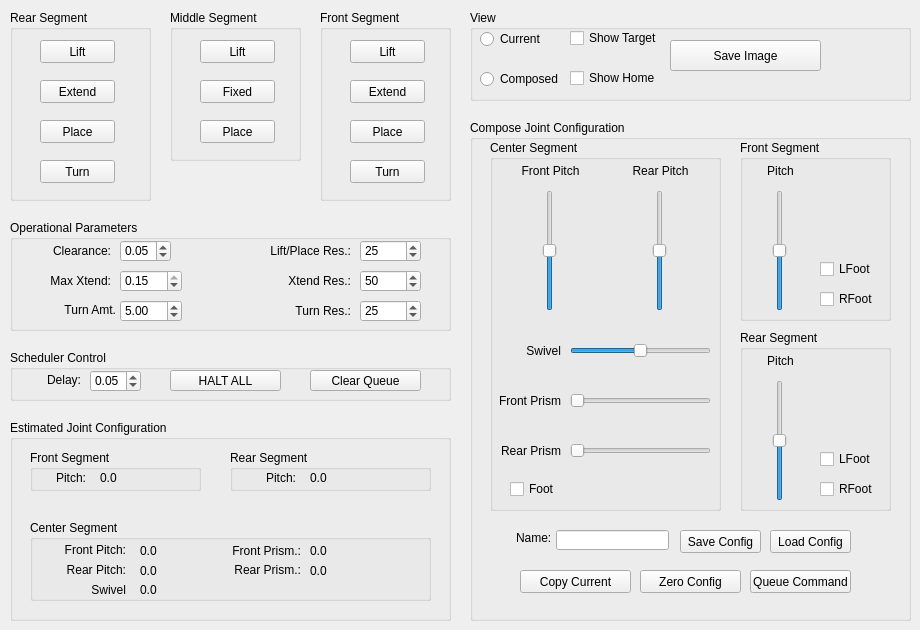
    <widget class="QWidget" name="tab_2">
     <attribute name="title">
      <string>Joint Configuration</string>
     </attribute>
     <widget class="QGroupBox" name="groupBox">
      <property name="geometry">
       <rect>
        <x>10</x>
        <y>420</y>
        <width>441</width>
        <height>201</height>
       </rect>
      </property>
      <property name="title">
       <string>Estimated Joint Configuration</string>
      </property>
      <widget class="QLabel" name="label_7">
       <property name="geometry">
        <rect>
         <x>20</x>
         <y>40</y>
         <width>111</width>
         <height>16</height>
        </rect>
       </property>
       <property name="text">
        <string/>
       </property>
      </widget>
      <widget class="QGroupBox" name="groupBox_2">
       <property name="geometry">
        <rect>
         <x>20</x>
         <y>30</y>
         <width>171</width>
         <height>41</height>
        </rect>
       </property>
       <property name="title">
        <string>Front Segment</string>
       </property>
       <widget class="QLabel" name="label_15">
        <property name="geometry">
         <rect>
          <x>10</x>
          <y>20</y>
          <width>46</width>
          <height>16</height>
         </rect>
        </property>
        <property name="text">
         <string>Pitch:</string>
        </property>
        <property name="alignment">
         <set>Qt::AlignRight|Qt::AlignTrailing|Qt::AlignVCenter</set>
        </property>
       </widget>
       <widget class="QLabel" name="front_pitch_lbl">
        <property name="geometry">
         <rect>
          <x>70</x>
          <y>20</y>
          <width>61</width>
          <height>16</height>
         </rect>
        </property>
        <property name="text">
         <string>0.0</string>
        </property>
        <property name="alignment">
         <set>Qt::AlignLeading|Qt::AlignLeft|Qt::AlignVCenter</set>
        </property>
       </widget>
      </widget>
      <widget class="QGroupBox" name="groupBox_4">
       <property name="geometry">
        <rect>
         <x>220</x>
         <y>30</y>
         <width>201</width>
         <height>41</height>
        </rect>
       </property>
       <property name="title">
        <string>Rear Segment</string>
       </property>
       <widget class="QLabel" name="label_18">
        <property name="geometry">
         <rect>
          <x>20</x>
          <y>20</y>
          <width>46</width>
          <height>16</height>
         </rect>
        </property>
        <property name="text">
         <string>Pitch:</string>
        </property>
        <property name="alignment">
         <set>Qt::AlignRight|Qt::AlignTrailing|Qt::AlignVCenter</set>
        </property>
       </widget>
       <widget class="QLabel" name="rear_pitch_lbl">
        <property name="geometry">
         <rect>
          <x>80</x>
          <y>20</y>
          <width>61</width>
          <height>16</height>
         </rect>
        </property>
        <property name="text">
         <string>0.0</string>
        </property>
        <property name="alignment">
         <set>Qt::AlignLeading|Qt::AlignLeft|Qt::AlignVCenter</set>
        </property>
       </widget>
      </widget>
      <widget class="QGroupBox" name="groupBox_3">
       <property name="geometry">
        <rect>
         <x>20</x>
         <y>100</y>
         <width>401</width>
         <height>81</height>
        </rect>
       </property>
       <property name="title">
        <string>Center Segment</string>
       </property>
       <widget class="QLabel" name="label_20">
        <property name="geometry">
         <rect>
          <x>25</x>
          <y>20</y>
          <width>71</width>
          <height>20</height>
         </rect>
        </property>
        <property name="text">
         <string>Front Pitch:</string>
        </property>
        <property name="alignment">
         <set>Qt::AlignRight|Qt::AlignTrailing|Qt::AlignVCenter</set>
        </property>
       </widget>
       <widget class="QLabel" name="center_fpitch_lbl">
        <property name="geometry">
         <rect>
          <x>110</x>
          <y>20</y>
          <width>61</width>
          <height>21</height>
         </rect>
        </property>
        <property name="text">
         <string>0.0</string>
        </property>
        <property name="alignment">
         <set>Qt::AlignLeading|Qt::AlignLeft|Qt::AlignVCenter</set>
        </property>
       </widget>
       <widget class="QLabel" name="center_rpitch_lbl">
        <property name="geometry">
         <rect>
          <x>110</x>
          <y>40</y>
          <width>61</width>
          <height>21</height>
         </rect>
        </property>
        <property name="text">
         <string>0.0</string>
        </property>
        <property name="alignment">
         <set>Qt::AlignLeading|Qt::AlignLeft|Qt::AlignVCenter</set>
        </property>
       </widget>
       <widget class="QLabel" name="label_22">
        <property name="geometry">
         <rect>
          <x>25</x>
          <y>40</y>
          <width>71</width>
          <height>20</height>
         </rect>
        </property>
        <property name="text">
         <string>Rear Pitch:</string>
        </property>
        <property name="alignment">
         <set>Qt::AlignRight|Qt::AlignTrailing|Qt::AlignVCenter</set>
        </property>
       </widget>
       <widget class="QLabel" name="center_swivel_lbl">
        <property name="geometry">
         <rect>
          <x>110</x>
          <y>60</y>
          <width>61</width>
          <height>20</height>
         </rect>
        </property>
        <property name="text">
         <string>0.0</string>
        </property>
        <property name="alignment">
         <set>Qt::AlignLeading|Qt::AlignLeft|Qt::AlignVCenter</set>
        </property>
       </widget>
       <widget class="QLabel" name="label_24">
        <property name="geometry">
         <rect>
          <x>50</x>
          <y>60</y>
          <width>46</width>
          <height>20</height>
         </rect>
        </property>
        <property name="text">
         <string>Swivel</string>
        </property>
        <property name="alignment">
         <set>Qt::AlignRight|Qt::AlignTrailing|Qt::AlignVCenter</set>
        </property>
       </widget>
       <widget class="QLabel" name="center_fprism_lbl">
        <property name="geometry">
         <rect>
          <x>280</x>
          <y>20</y>
          <width>61</width>
          <height>21</height>
         </rect>
        </property>
        <property name="text">
         <string>0.0</string>
        </property>
        <property name="alignment">
         <set>Qt::AlignLeading|Qt::AlignLeft|Qt::AlignVCenter</set>
        </property>
       </widget>
       <widget class="QLabel" name="label_26">
        <property name="geometry">
         <rect>
          <x>190</x>
          <y>20</y>
          <width>81</width>
          <height>21</height>
         </rect>
        </property>
        <property name="text">
         <string>Front Prism.:</string>
        </property>
        <property name="alignment">
         <set>Qt::AlignRight|Qt::AlignTrailing|Qt::AlignVCenter</set>
        </property>
       </widget>
       <widget class="QLabel" name="center_rprism_lbl">
        <property name="geometry">
         <rect>
          <x>280</x>
          <y>40</y>
          <width>61</width>
          <height>21</height>
         </rect>
        </property>
        <property name="text">
         <string>0.0</string>
        </property>
        <property name="alignment">
         <set>Qt::AlignLeading|Qt::AlignLeft|Qt::AlignVCenter</set>
        </property>
       </widget>
       <widget class="QLabel" name="label_28">
        <property name="geometry">
         <rect>
          <x>190</x>
          <y>40</y>
          <width>81</width>
          <height>20</height>
         </rect>
        </property>
        <property name="text">
         <string>Rear Prism.:</string>
        </property>
        <property name="alignment">
         <set>Qt::AlignRight|Qt::AlignTrailing|Qt::AlignVCenter</set>
        </property>
       </widget>
      </widget>
     </widget>
     <widget class="QGroupBox" name="groupBox_7">
      <property name="geometry">
       <rect>
        <x>470</x>
        <y>120</y>
        <width>441</width>
        <height>501</height>
       </rect>
      </property>
      <property name="title">
       <string>Compose Joint Configuration</string>
      </property>
      <widget class="QPushButton" name="load_config">
       <property name="geometry">
        <rect>
         <x>300</x>
         <y>410</y>
         <width>81</width>
         <height>23</height>
        </rect>
       </property>
       <property name="text">
        <string>Load Config</string>
       </property>
      </widget>
      <widget class="QPushButton" name="copy_current">
       <property name="geometry">
        <rect>
         <x>50</x>
         <y>450</y>
         <width>111</width>
         <height>23</height>
        </rect>
       </property>
       <property name="text">
        <string>Copy Current</string>
       </property>
      </widget>
      <widget class="QPushButton" name="save_config">
       <property name="geometry">
        <rect>
         <x>210</x>
         <y>410</y>
         <width>81</width>
         <height>23</height>
        </rect>
       </property>
       <property name="text">
        <string>Save Config</string>
       </property>
      </widget>
      <widget class="QPushButton" name="zero_config">
       <property name="geometry">
        <rect>
         <x>170</x>
         <y>450</y>
         <width>101</width>
         <height>23</height>
        </rect>
       </property>
       <property name="text">
        <string>Zero Config</string>
       </property>
      </widget>
      <widget class="QPushButton" name="queue_command">
       <property name="geometry">
        <rect>
         <x>280</x>
         <y>450</y>
         <width>101</width>
         <height>23</height>
        </rect>
       </property>
       <property name="text">
        <string>Queue Command</string>
       </property>
      </widget>
      <widget class="QLabel" name="label_87">
       <property name="geometry">
        <rect>
         <x>46</x>
         <y>410</y>
         <width>41</width>
         <height>16</height>
        </rect>
       </property>
       <property name="text">
        <string>Name:</string>
       </property>
      </widget>
      <widget class="QLineEdit" name="config_name">
       <property name="geometry">
        <rect>
         <x>86</x>
         <y>410</y>
         <width>113</width>
         <height>20</height>
        </rect>
       </property>
      </widget>
      <widget class="QGroupBox" name="groupBox_5">
       <property name="geometry">
        <rect>
         <x>270</x>
         <y>20</y>
         <width>151</width>
         <height>181</height>
        </rect>
       </property>
       <property name="title">
        <string>Front Segment</string>
       </property>
       <widget class="QCheckBox" name="foot_front_left_check">
        <property name="geometry">
         <rect>
          <x>80</x>
          <y>120</y>
          <width>71</width>
          <height>18</height>
         </rect>
        </property>
        <property name="text">
         <string>LFoot</string>
        </property>
       </widget>
       <widget class="QCheckBox" name="foot_front_right_check">
        <property name="geometry">
         <rect>
          <x>80</x>
          <y>150</y>
          <width>71</width>
          <height>18</height>
         </rect>
        </property>
        <property name="text">
         <string>RFoot</string>
        </property>
       </widget>
       <widget class="QSlider" name="front_pitch_sld">
        <property name="geometry">
         <rect>
          <x>30</x>
          <y>50</y>
          <width>20</width>
          <height>121</height>
         </rect>
        </property>
        <property name="minimum">
         <number>-30</number>
        </property>
        <property name="maximum">
         <number>30</number>
        </property>
        <property name="orientation">
         <enum>Qt::Vertical</enum>
        </property>
       </widget>
       <widget class="QLabel" name="label_34">
        <property name="geometry">
         <rect>
          <x>20</x>
          <y>20</y>
          <width>41</width>
          <height>21</height>
         </rect>
        </property>
        <property name="text">
         <string>Pitch</string>
        </property>
        <property name="alignment">
         <set>Qt::AlignCenter</set>
        </property>
       </widget>
      </widget>
      <widget class="QGroupBox" name="groupBox_8">
       <property name="geometry">
        <rect>
         <x>270</x>
         <y>210</y>
         <width>151</width>
         <height>181</height>
        </rect>
       </property>
       <property name="title">
        <string>Rear Segment</string>
       </property>
       <widget class="QCheckBox" name="foot_rear_right_check">
        <property name="geometry">
         <rect>
          <x>80</x>
          <y>150</y>
          <width>71</width>
          <height>18</height>
         </rect>
        </property>
        <property name="text">
         <string>RFoot</string>
        </property>
       </widget>
       <widget class="QCheckBox" name="foot_rear_left_check">
        <property name="geometry">
         <rect>
          <x>80</x>
          <y>120</y>
          <width>71</width>
          <height>18</height>
         </rect>
        </property>
        <property name="text">
         <string>LFoot</string>
        </property>
       </widget>
       <widget class="QSlider" name="rear_pitch_sld">
        <property name="geometry">
         <rect>
          <x>30</x>
          <y>50</y>
          <width>20</width>
          <height>121</height>
         </rect>
        </property>
        <property name="minimum">
         <number>-30</number>
        </property>
        <property name="maximum">
         <number>30</number>
        </property>
        <property name="orientation">
         <enum>Qt::Vertical</enum>
        </property>
       </widget>
       <widget class="QLabel" name="label_39">
        <property name="geometry">
         <rect>
          <x>20</x>
          <y>20</y>
          <width>41</width>
          <height>21</height>
         </rect>
        </property>
        <property name="text">
         <string>Pitch</string>
        </property>
        <property name="alignment">
         <set>Qt::AlignCenter</set>
        </property>
       </widget>
      </widget>
      <widget class="QGroupBox" name="groupBox_9">
       <property name="geometry">
        <rect>
         <x>20</x>
         <y>20</y>
         <width>231</width>
         <height>371</height>
        </rect>
       </property>
       <property name="title">
        <string>Center Segment</string>
       </property>
       <widget class="QLabel" name="label_35">
        <property name="geometry">
         <rect>
          <x>0</x>
          <y>250</y>
          <width>71</width>
          <height>21</height>
         </rect>
        </property>
        <property name="text">
         <string>Front Prism</string>
        </property>
        <property name="alignment">
         <set>Qt::AlignRight|Qt::AlignTrailing|Qt::AlignVCenter</set>
        </property>
       </widget>
       <widget class="QLabel" name="label_33">
        <property name="geometry">
         <rect>
          <x>20</x>
          <y>20</y>
          <width>81</width>
          <height>21</height>
         </rect>
        </property>
        <property name="text">
         <string>Front Pitch</string>
        </property>
        <property name="alignment">
         <set>Qt::AlignCenter</set>
        </property>
       </widget>
       <widget class="QCheckBox" name="foot_center_check">
        <property name="geometry">
         <rect>
          <x>20</x>
          <y>340</y>
          <width>61</width>
          <height>18</height>
         </rect>
        </property>
        <property name="text">
         <string>Foot</string>
        </property>
       </widget>
       <widget class="QSlider" name="center_pitchf_sld">
        <property name="geometry">
         <rect>
          <x>50</x>
          <y>50</y>
          <width>20</width>
          <height>121</height>
         </rect>
        </property>
        <property name="minimum">
         <number>-30</number>
        </property>
        <property name="maximum">
         <number>30</number>
        </property>
        <property name="orientation">
         <enum>Qt::Vertical</enum>
        </property>
       </widget>
       <widget class="QLabel" name="label_36">
        <property name="geometry">
         <rect>
          <x>130</x>
          <y>20</y>
          <width>81</width>
          <height>21</height>
         </rect>
        </property>
        <property name="text">
         <string>Rear Pitch</string>
        </property>
        <property name="alignment">
         <set>Qt::AlignCenter</set>
        </property>
       </widget>
       <widget class="QSlider" name="center_pitchr_sld">
        <property name="geometry">
         <rect>
          <x>160</x>
          <y>50</y>
          <width>20</width>
          <height>121</height>
         </rect>
        </property>
        <property name="minimum">
         <number>-30</number>
        </property>
        <property name="maximum">
         <number>30</number>
        </property>
        <property name="orientation">
         <enum>Qt::Vertical</enum>
        </property>
       </widget>
       <widget class="QSlider" name="center_prismf_sld">
        <property name="geometry">
         <rect>
          <x>80</x>
          <y>250</y>
          <width>141</width>
          <height>21</height>
         </rect>
        </property>
        <property name="maximum">
         <number>150</number>
        </property>
        <property name="singleStep">
         <number>1</number>
        </property>
        <property name="orientation">
         <enum>Qt::Horizontal</enum>
        </property>
       </widget>
       <widget class="QSlider" name="center_prismr_sld">
        <property name="geometry">
         <rect>
          <x>80</x>
          <y>300</y>
          <width>141</width>
          <height>21</height>
         </rect>
        </property>
        <property name="maximum">
         <number>150</number>
        </property>
        <property name="singleStep">
         <number>1</number>
        </property>
        <property name="orientation">
         <enum>Qt::Horizontal</enum>
        </property>
       </widget>
       <widget class="QLabel" name="label_37">
        <property name="geometry">
         <rect>
          <x>0</x>
          <y>300</y>
          <width>71</width>
          <height>21</height>
         </rect>
        </property>
        <property name="text">
         <string>Rear Prism</string>
        </property>
        <property name="alignment">
         <set>Qt::AlignRight|Qt::AlignTrailing|Qt::AlignVCenter</set>
        </property>
       </widget>
       <widget class="QSlider" name="center_swivel_sld">
        <property name="geometry">
         <rect>
          <x>80</x>
          <y>200</y>
          <width>141</width>
          <height>21</height>
         </rect>
        </property>
        <property name="minimum">
         <number>-30</number>
        </property>
        <property name="maximum">
         <number>30</number>
        </property>
        <property name="orientation">
         <enum>Qt::Horizontal</enum>
        </property>
       </widget>
       <widget class="QLabel" name="label_38">
        <property name="geometry">
         <rect>
          <x>10</x>
          <y>200</y>
          <width>61</width>
          <height>21</height>
         </rect>
        </property>
        <property name="text">
         <string>Swivel</string>
        </property>
        <property name="alignment">
         <set>Qt::AlignRight|Qt::AlignTrailing|Qt::AlignVCenter</set>
        </property>
       </widget>
      </widget>
     </widget>
     <widget class="QGroupBox" name="groupBox_16">
      <property name="geometry">
       <rect>
        <x>470</x>
        <y>10</y>
        <width>441</width>
        <height>91</height>
       </rect>
      </property>
      <property name="title">
       <string>View</string>
      </property>
      <widget class="QRadioButton" name="current_radio">
       <property name="geometry">
        <rect>
         <x>10</x>
         <y>20</y>
         <width>81</width>
         <height>18</height>
        </rect>
       </property>
       <property name="text">
        <string>Current</string>
       </property>
      </widget>
      <widget class="QRadioButton" name="composed_radio">
       <property name="geometry">
        <rect>
         <x>10</x>
         <y>60</y>
         <width>82</width>
         <height>18</height>
        </rect>
       </property>
       <property name="text">
        <string>Composed</string>
       </property>
      </widget>
      <widget class="QCheckBox" name="target_chk">
       <property name="geometry">
        <rect>
         <x>100</x>
         <y>20</y>
         <width>91</width>
         <height>16</height>
        </rect>
       </property>
       <property name="text">
        <string>Show Target</string>
       </property>
      </widget>
      <widget class="QCheckBox" name="home_chk">
       <property name="geometry">
        <rect>
         <x>100</x>
         <y>60</y>
         <width>91</width>
         <height>16</height>
        </rect>
       </property>
       <property name="text">
        <string>Show Home</string>
       </property>
      </widget>
      <widget class="QPushButton" name="save_img">
       <property name="geometry">
        <rect>
         <x>200</x>
         <y>30</y>
         <width>151</width>
         <height>31</height>
        </rect>
       </property>
       <property name="text">
        <string>Save Image</string>
       </property>
      </widget>
     </widget>
     <widget class="QGroupBox" name="groupBox_25">
      <property name="geometry">
       <rect>
        <x>10</x>
        <y>10</y>
        <width>141</width>
        <height>191</height>
       </rect>
      </property>
      <property name="title">
       <string>Rear Segment</string>
      </property>
      <widget class="QPushButton" name="rear_lift_button">
       <property name="geometry">
        <rect>
         <x>30</x>
         <y>30</y>
         <width>75</width>
         <height>23</height>
        </rect>
       </property>
       <property name="text">
        <string>Lift</string>
       </property>
      </widget>
      <widget class="QPushButton" name="rear_extend_button">
       <property name="geometry">
        <rect>
         <x>30</x>
         <y>70</y>
         <width>75</width>
         <height>23</height>
        </rect>
       </property>
       <property name="text">
        <string>Extend</string>
       </property>
      </widget>
      <widget class="QPushButton" name="rear_place_button">
       <property name="geometry">
        <rect>
         <x>30</x>
         <y>110</y>
         <width>75</width>
         <height>23</height>
        </rect>
       </property>
       <property name="text">
        <string>Place</string>
       </property>
      </widget>
      <widget class="QPushButton" name="rear_turn_button">
       <property name="geometry">
        <rect>
         <x>30</x>
         <y>150</y>
         <width>75</width>
         <height>23</height>
        </rect>
       </property>
       <property name="text">
        <string>Turn</string>
       </property>
      </widget>
     </widget>
     <widget class="QGroupBox" name="groupBox_26">
      <property name="geometry">
       <rect>
        <x>170</x>
        <y>10</y>
        <width>131</width>
        <height>151</height>
       </rect>
      </property>
      <property name="title">
       <string>Middle Segment</string>
      </property>
      <widget class="QPushButton" name="middle_lift_button">
       <property name="geometry">
        <rect>
         <x>30</x>
         <y>30</y>
         <width>75</width>
         <height>23</height>
        </rect>
       </property>
       <property name="text">
        <string>Lift</string>
       </property>
      </widget>
      <widget class="QPushButton" name="middle_extend_button">
       <property name="geometry">
        <rect>
         <x>30</x>
         <y>70</y>
         <width>75</width>
         <height>23</height>
        </rect>
       </property>
       <property name="text">
        <string>Fixed</string>
       </property>
      </widget>
      <widget class="QPushButton" name="middle_place_button">
       <property name="geometry">
        <rect>
         <x>30</x>
         <y>110</y>
         <width>75</width>
         <height>23</height>
        </rect>
       </property>
       <property name="text">
        <string>Place</string>
       </property>
      </widget>
     </widget>
     <widget class="QGroupBox" name="groupBox_27">
      <property name="geometry">
       <rect>
        <x>320</x>
        <y>10</y>
        <width>131</width>
        <height>191</height>
       </rect>
      </property>
      <property name="title">
       <string>Front Segment</string>
      </property>
      <widget class="QPushButton" name="front_lift_button">
       <property name="geometry">
        <rect>
         <x>30</x>
         <y>30</y>
         <width>75</width>
         <height>23</height>
        </rect>
       </property>
       <property name="text">
        <string>Lift</string>
       </property>
      </widget>
      <widget class="QPushButton" name="front_extend_button">
       <property name="geometry">
        <rect>
         <x>30</x>
         <y>70</y>
         <width>75</width>
         <height>23</height>
        </rect>
       </property>
       <property name="text">
        <string>Extend</string>
       </property>
      </widget>
      <widget class="QPushButton" name="front_place_button">
       <property name="geometry">
        <rect>
         <x>30</x>
         <y>110</y>
         <width>75</width>
         <height>23</height>
        </rect>
       </property>
       <property name="text">
        <string>Place</string>
       </property>
      </widget>
      <widget class="QPushButton" name="front_turn_button">
       <property name="geometry">
        <rect>
         <x>30</x>
         <y>150</y>
         <width>75</width>
         <height>23</height>
        </rect>
       </property>
       <property name="text">
        <string>Turn</string>
       </property>
      </widget>
     </widget>
     <widget class="QGroupBox" name="groupBox_22">
      <property name="geometry">
       <rect>
        <x>10</x>
        <y>220</y>
        <width>441</width>
        <height>111</height>
       </rect>
      </property>
      <property name="title">
       <string>Operational Parameters</string>
      </property>
      <widget class="QDoubleSpinBox" name="clearance_dsb">
       <property name="geometry">
        <rect>
         <x>110</x>
         <y>20</y>
         <width>51</width>
         <height>22</height>
        </rect>
       </property>
       <property name="maximum">
        <double>0.100000000000000</double>
       </property>
       <property name="singleStep">
        <double>0.010000000000000</double>
       </property>
       <property name="value">
        <double>0.050000000000000</double>
       </property>
      </widget>
      <widget class="QDoubleSpinBox" name="max_x_dsb">
       <property name="geometry">
        <rect>
         <x>110</x>
         <y>50</y>
         <width>62</width>
         <height>22</height>
        </rect>
       </property>
       <property name="maximum">
        <double>0.150000000000000</double>
       </property>
       <property name="singleStep">
        <double>0.010000000000000</double>
       </property>
       <property name="value">
        <double>0.150000000000000</double>
       </property>
      </widget>
      <widget class="QLabel" name="label_3">
       <property name="geometry">
        <rect>
         <x>30</x>
         <y>20</y>
         <width>71</width>
         <height>21</height>
        </rect>
       </property>
       <property name="text">
        <string>Clearance:</string>
       </property>
       <property name="alignment">
        <set>Qt::AlignRight|Qt::AlignTrailing|Qt::AlignVCenter</set>
       </property>
      </widget>
      <widget class="QLabel" name="label_29">
       <property name="geometry">
        <rect>
         <x>30</x>
         <y>50</y>
         <width>71</width>
         <height>21</height>
        </rect>
       </property>
       <property name="text">
        <string>Max Xtend:</string>
       </property>
       <property name="alignment">
        <set>Qt::AlignRight|Qt::AlignTrailing|Qt::AlignVCenter</set>
       </property>
      </widget>
      <widget class="QLabel" name="label_31">
       <property name="geometry">
        <rect>
         <x>260</x>
         <y>50</y>
         <width>81</width>
         <height>21</height>
        </rect>
       </property>
       <property name="text">
        <string>Xtend Res.:</string>
       </property>
       <property name="alignment">
        <set>Qt::AlignRight|Qt::AlignTrailing|Qt::AlignVCenter</set>
       </property>
      </widget>
      <widget class="QSpinBox" name="x_res_sb">
       <property name="geometry">
        <rect>
         <x>350</x>
         <y>50</y>
         <width>61</width>
         <height>22</height>
        </rect>
       </property>
       <property name="maximum">
        <number>200</number>
       </property>
       <property name="singleStep">
        <number>5</number>
       </property>
       <property name="value">
        <number>50</number>
       </property>
      </widget>
      <widget class="QLabel" name="label_30">
       <property name="geometry">
        <rect>
         <x>250</x>
         <y>20</y>
         <width>91</width>
         <height>21</height>
        </rect>
       </property>
       <property name="text">
        <string>Lift/Place Res.:</string>
       </property>
       <property name="alignment">
        <set>Qt::AlignRight|Qt::AlignTrailing|Qt::AlignVCenter</set>
       </property>
      </widget>
      <widget class="QSpinBox" name="liftplace_res_sb">
       <property name="geometry">
        <rect>
         <x>350</x>
         <y>20</y>
         <width>61</width>
         <height>22</height>
        </rect>
       </property>
       <property name="maximum">
        <number>100</number>
       </property>
       <property name="singleStep">
        <number>5</number>
       </property>
       <property name="value">
        <number>25</number>
       </property>
      </widget>
      <widget class="QDoubleSpinBox" name="turn_amt_dsb">
       <property name="geometry">
        <rect>
         <x>110</x>
         <y>80</y>
         <width>62</width>
         <height>22</height>
        </rect>
       </property>
       <property name="minimum">
        <double>-30.000000000000000</double>
       </property>
       <property name="maximum">
        <double>30.000000000000000</double>
       </property>
       <property name="value">
        <double>5.000000000000000</double>
       </property>
      </widget>
      <widget class="QLabel" name="label_16">
       <property name="geometry">
        <rect>
         <x>35</x>
         <y>80</y>
         <width>71</width>
         <height>20</height>
        </rect>
       </property>
       <property name="text">
        <string>Turn Amt.</string>
       </property>
       <property name="alignment">
        <set>Qt::AlignRight|Qt::AlignTrailing|Qt::AlignVCenter</set>
       </property>
      </widget>
      <widget class="QSpinBox" name="turn_res_dsb">
       <property name="geometry">
        <rect>
         <x>350</x>
         <y>80</y>
         <width>61</width>
         <height>22</height>
        </rect>
       </property>
       <property name="maximum">
        <number>200</number>
       </property>
       <property name="singleStep">
        <number>5</number>
       </property>
       <property name="value">
        <number>25</number>
       </property>
      </widget>
      <widget class="QLabel" name="label_40">
       <property name="geometry">
        <rect>
         <x>260</x>
         <y>80</y>
         <width>81</width>
         <height>21</height>
        </rect>
       </property>
       <property name="text">
        <string>Turn Res.:</string>
       </property>
       <property name="alignment">
        <set>Qt::AlignRight|Qt::AlignTrailing|Qt::AlignVCenter</set>
       </property>
      </widget>
     </widget>
     <widget class="QGroupBox" name="groupBox_23">
      <property name="geometry">
       <rect>
        <x>10</x>
        <y>350</y>
        <width>441</width>
        <height>51</height>
       </rect>
      </property>
      <property name="title">
       <string>Scheduler Control</string>
      </property>
      <widget class="QLabel" name="label_32">
       <property name="geometry">
        <rect>
         <x>10</x>
         <y>20</y>
         <width>61</width>
         <height>20</height>
        </rect>
       </property>
       <property name="text">
        <string>Delay:</string>
       </property>
       <property name="alignment">
        <set>Qt::AlignRight|Qt::AlignTrailing|Qt::AlignVCenter</set>
       </property>
      </widget>
      <widget class="QDoubleSpinBox" name="delay_dsb">
       <property name="geometry">
        <rect>
         <x>80</x>
         <y>20</y>
         <width>51</width>
         <height>22</height>
        </rect>
       </property>
       <property name="maximum">
        <double>5.000000000000000</double>
       </property>
       <property name="singleStep">
        <double>0.050000000000000</double>
       </property>
       <property name="value">
        <double>0.050000000000000</double>
       </property>
      </widget>
      <widget class="QPushButton" name="halt_all">
       <property name="geometry">
        <rect>
         <x>160</x>
         <y>20</y>
         <width>111</width>
         <height>21</height>
        </rect>
       </property>
       <property name="text">
        <string>HALT ALL</string>
       </property>
      </widget>
      <widget class="QPushButton" name="clear_queue">
       <property name="geometry">
        <rect>
         <x>300</x>
         <y>20</y>
         <width>111</width>
         <height>21</height>
        </rect>
       </property>
       <property name="text">
        <string>Clear Queue</string>
       </property>
      </widget>
     </widget>
    </widget>
